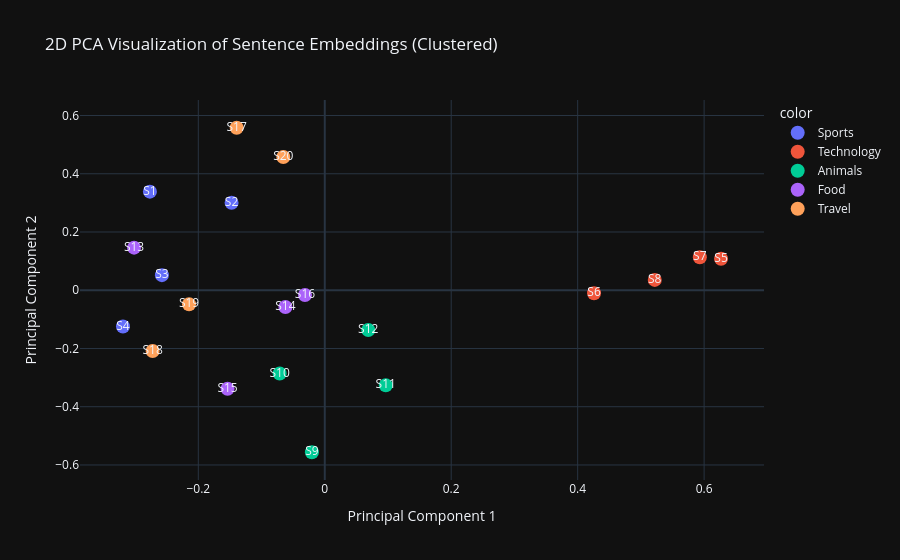

Notebook code for this chart:
### Code cell
# PCA Visualization using Plotly

# Install required libraries if not already installed
# !pip install openai numpy scikit-learn plotly

from openai import OpenAI
import numpy as np
from sklearn.decomposition import PCA
from sklearn.metrics.pairwise import cosine_similarity
import plotly.express as px

# Initialize OpenAI client (ensure your API key is set in the environment)
client = OpenAI()

# Sentences grouped by themes
sentences = [
    # 🏀 Sports
    "I love playing football.",
    "Basketball is my favorite sport.",
    "He enjoys running every morning.",
    "They played soccer in the park.",

    # 💻 Technology
    "Artificial Intelligence is transforming technology.",
    "Machine learning models improve with data.",
    "Quantum computing is the future of computing.",
    "Cybersecurity is crucial in the digital age.",

    # 🐶 Animals
    "The dog barked loudly at night.",
    "Cats love to sleep all day.",
    "A lion is a powerful wild animal.",
    "Birds are flying in the sky.",

    # 🍔 Food
    "I enjoy eating pizza on weekends.",
    "Pasta is a popular Italian dish.",
    "She baked a delicious chocolate cake.",
    "Fresh fruits are healthy and nutritious.",

    # ✈️ Travel
    "I love traveling to new countries.",
    "The beach was sunny and relaxing.",
    "We visited the mountains last summer.",
    "Exploring new cities is exciting."
]

# Get embeddings for all sentences
response = client.embeddings.create(
    model="text-embedding-3-large",
    input=sentences
)

# Convert to numpy array
embeddings = np.array([item.embedding for item in response.data])

# Compute cosine similarity matrix
similarity_matrix = cosine_similarity(embeddings)
print("\nCosine Similarity Matrix:\n", similarity_matrix)

# PCA for dimensionality reduction (2D)
pca = PCA(n_components=2)
reduced_embeddings = pca.fit_transform(embeddings)

# Labels for grouping (for coloring)
labels = (
    ["Sports"] * 4 +
    ["Technology"] * 4 +
    ["Animals"] * 4 +
    ["Food"] * 4 +
    ["Travel"] * 4
)

# Create an interactive Plotly scatter plot
fig = px.scatter(
    x=reduced_embeddings[:, 0],
    y=reduced_embeddings[:, 1],
    color=labels,  # Color by group
    text=[f"S{i+1}" for i in range(len(sentences))],
    hover_name=[f"S{i+1}" for i in range(len(sentences))],
    hover_data={"Sentence": sentences},
    title="2D PCA Visualization of Sentence Embeddings (Clustered)"
)

fig.update_traces(marker=dict(size=14))
fig.update_layout(
    xaxis_title="Principal Component 1",
    yaxis_title="Principal Component 2",
    template="plotly_dark"
)

fig.show()

# Print mapping to reference sentences
print("\nSentence Mapping:")
for idx, s in enumerate(sentences):
    print(f"S{idx+1}: {s}")

### Figure 1 — Plotly figure (JSON) as saved in the notebook; plotly's stock layout.template omitted (floating-point values rounded to 4 significant figures)
{"data": [{"customdata": [["I love playing football."], ["Basketball is my favorite sport."], ["He enjoys running every morning."], ["They played soccer in the park."]], "hovertemplate": "<b>%{hovertext}</b><br><br>color=Sports<br>x=%{x}<br>y=%{y}<br>text=%{text}<br>Sentence=%{customdata[0]}<extra></extra>", "hovertext": ["S1", "S2", "S3", "S4"], "legendgroup": "Sports", "marker": {"color": "#636efa", "size": 14, "symbol": "circle"}, "mode": "markers+text", "name": "Sports", "orientation": "v", "showlegend": true, "text": ["S1", "S2", "S3", "S4"], "type": "scatter", "x": [-0.2766, -0.1474, -0.2576, -0.3192], "xaxis": "x", "y": [0.3386, 0.3001, 0.05186, -0.1247], "yaxis": "y"}, {"customdata": [["Artificial Intelligence is transforming technology."], ["Machine learning models improve with data."], ["Quantum computing is the future of computing."], ["Cybersecurity is crucial in the digital age."]], "hovertemplate": "<b>%{hovertext}</b><br><br>color=Technology<br>x=%{x}<br>y=%{y}<br>text=%{text}<br>Sentence=%{customdata[0]}<extra></extra>", "hovertext": ["S5", "S6", "S7", "S8"], "legendgroup": "Technology", "marker": {"color": "#EF553B", "size": 14, "symbol": "circle"}, "mode": "markers+text", "name": "Technology", "orientation": "v", "showlegend": true, "text": ["S5", "S6", "S7", "S8"], "type": "scatter", "x": [0.6268, 0.4259, 0.5932, 0.5219], "xaxis": "x", "y": [0.1081, -0.01047, 0.1135, 0.03558], "yaxis": "y"}, {"customdata": [["The dog barked loudly at night."], ["Cats love to sleep all day."], ["A lion is a powerful wild animal."], ["Birds are flying in the sky."]], "hovertemplate": "<b>%{hovertext}</b><br><br>color=Animals<br>x=%{x}<br>y=%{y}<br>text=%{text}<br>Sentence=%{customdata[0]}<extra></extra>", "hovertext": ["S9", "S10", "S11", "S12"], "legendgroup": "Animals", "marker": {"color": "#00cc96", "size": 14, "symbol": "circle"}, "mode": "markers+text", "name": "Animals", "orientation": "v", "showlegend": true, "text": ["S9", "S10", "S11", "S12"], "type": "scatter", "x": [-0.02036, -0.07133, 0.09651, 0.06878], "xaxis": "x", "y": [-0.5563, -0.286, -0.3264, -0.1365], "yaxis": "y"}, {"customdata": [["I enjoy eating pizza on weekends."], ["Pasta is a popular Italian dish."], ["She baked a delicious chocolate cake."], ["Fresh fruits are healthy and nutritious."]], "hovertemplate": "<b>%{hovertext}</b><br><br>color=Food<br>x=%{x}<br>y=%{y}<br>text=%{text}<br>Sentence=%{customdata[0]}<extra></extra>", "hovertext": ["S13", "S14", "S15", "S16"], "legendgroup": "Food", "marker": {"color": "#ab63fa", "size": 14, "symbol": "circle"}, "mode": "markers+text", "name": "Food", "orientation": "v", "showlegend": true, "text": ["S13", "S14", "S15", "S16"], "type": "scatter", "x": [-0.3016, -0.06225, -0.1537, -0.03129], "xaxis": "x", "y": [0.1462, -0.05774, -0.3382, -0.01623], "yaxis": "y"}, {"customdata": [["I love traveling to new countries."], ["The beach was sunny and relaxing."], ["We visited the mountains last summer."], ["Exploring new cities is exciting."]], "hovertemplate": "<b>%{hovertext}</b><br><br>color=Travel<br>x=%{x}<br>y=%{y}<br>text=%{text}<br>Sentence=%{customdata[0]}<extra></extra>", "hovertext": ["S17", "S18", "S19", "S20"], "legendgroup": "Travel", "marker": {"color": "#FFA15A", "size": 14, "symbol": "circle"}, "mode": "markers+text", "name": "Travel", "orientation": "v", "showlegend": true, "text": ["S17", "S18", "S19", "S20"], "type": "scatter", "x": [-0.1393, -0.2723, -0.2147, -0.06556], "xaxis": "x", "y": [0.558, -0.2088, -0.04792, 0.4577], "yaxis": "y"}], "layout": {"legend": {"title": {"text": "color"}, "tracegroupgap": 0}, "title": {"text": "2D PCA Visualization of Sentence Embeddings (Clustered)"}, "xaxis": {"anchor": "y", "domain": [0, 1], "title": {"text": "Principal Component 1"}}, "yaxis": {"anchor": "x", "domain": [0, 1], "title": {"text": "Principal Component 2"}}}}
